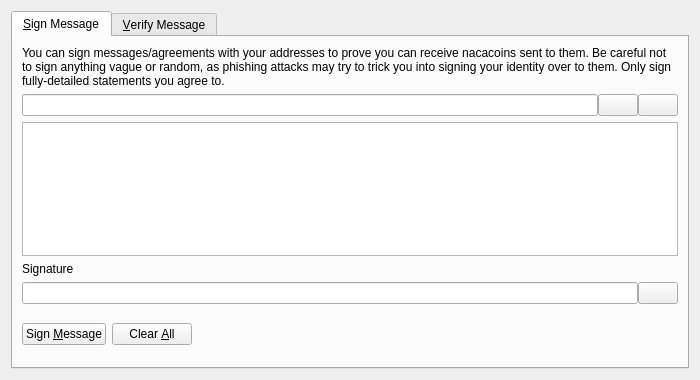
<?xml version="1.0" encoding="UTF-8"?>
<ui version="4.0">
 <class>SignVerifyMessageDialog</class>
 <widget class="QDialog" name="SignVerifyMessageDialog">
  <property name="geometry">
   <rect>
    <x>0</x>
    <y>0</y>
    <width>700</width>
    <height>380</height>
   </rect>
  </property>
  <property name="windowTitle">
   <string>Signatures - Sign / Verify a Message</string>
  </property>
  <property name="modal">
   <bool>true</bool>
  </property>
  <layout class="QVBoxLayout" name="verticalLayout">
   <item>
    <widget class="QTabWidget" name="tabWidget">
     <property name="currentIndex">
      <number>0</number>
     </property>
     <widget class="QWidget" name="tabSignMessage">
      <attribute name="title">
       <string>&amp;Sign Message</string>
      </attribute>
      <layout class="QVBoxLayout" name="verticalLayout_SM">
       <item>
        <widget class="QLabel" name="infoLabel_SM">
         <property name="text">
          <string>You can sign messages/agreements with your addresses to prove you can receive nacacoins sent to them. Be careful not to sign anything vague or random, as phishing attacks may try to trick you into signing your identity over to them. Only sign fully-detailed statements you agree to.</string>
         </property>
         <property name="textFormat">
          <enum>Qt::PlainText</enum>
         </property>
         <property name="wordWrap">
          <bool>true</bool>
         </property>
        </widget>
       </item>
       <item>
        <layout class="QHBoxLayout" name="horizontalLayout_1_SM">
         <property name="spacing">
          <number>0</number>
         </property>
         <item>
          <widget class="QValidatedLineEdit" name="addressIn_SM">
           <property name="toolTip">
            <string>The NaCacoin address to sign the message with</string>
           </property>
          </widget>
         </item>
         <item>
          <widget class="QPushButton" name="addressBookButton_SM">
           <property name="toolTip">
            <string>Choose previously used address</string>
           </property>
           <property name="text">
            <string/>
           </property>
           <property name="icon">
            <iconset resource="../bitcoin.qrc">
             <normaloff>:/icons/address-book</normaloff>:/icons/address-book</iconset>
           </property>
           <property name="shortcut">
            <string>Alt+A</string>
           </property>
           <property name="autoDefault">
            <bool>false</bool>
           </property>
          </widget>
         </item>
         <item>
          <widget class="QPushButton" name="pasteButton_SM">
           <property name="toolTip">
            <string>Paste address from clipboard</string>
           </property>
           <property name="text">
            <string/>
           </property>
           <property name="icon">
            <iconset resource="../bitcoin.qrc">
             <normaloff>:/icons/editpaste</normaloff>:/icons/editpaste</iconset>
           </property>
           <property name="shortcut">
            <string>Alt+P</string>
           </property>
           <property name="autoDefault">
            <bool>false</bool>
           </property>
          </widget>
         </item>
        </layout>
       </item>
       <item>
        <widget class="QPlainTextEdit" name="messageIn_SM">
         <property name="toolTip">
          <string>Enter the message you want to sign here</string>
         </property>
        </widget>
       </item>
       <item>
        <widget class="QLabel" name="signatureLabel_SM">
         <property name="text">
          <string>Signature</string>
         </property>
         <property name="textFormat">
          <enum>Qt::PlainText</enum>
         </property>
        </widget>
       </item>
       <item>
        <layout class="QHBoxLayout" name="horizontalLayout_2_SM">
         <property name="spacing">
          <number>0</number>
         </property>
         <item>
          <widget class="QLineEdit" name="signatureOut_SM">
           <property name="font">
            <font>
             <italic>true</italic>
            </font>
           </property>
           <property name="readOnly">
            <bool>true</bool>
           </property>
          </widget>
         </item>
         <item>
          <widget class="QPushButton" name="copySignatureButton_SM">
           <property name="toolTip">
            <string>Copy the current signature to the system clipboard</string>
           </property>
           <property name="text">
            <string/>
           </property>
           <property name="icon">
            <iconset resource="../bitcoin.qrc">
             <normaloff>:/icons/editcopy</normaloff>:/icons/editcopy</iconset>
           </property>
           <property name="autoDefault">
            <bool>false</bool>
           </property>
          </widget>
         </item>
        </layout>
       </item>
       <item>
        <layout class="QHBoxLayout" name="horizontalLayout_3_SM">
         <item>
          <widget class="QPushButton" name="signMessageButton_SM">
           <property name="toolTip">
            <string>Sign the message to prove you own this NaCacoin address</string>
           </property>
           <property name="text">
            <string>Sign &amp;Message</string>
           </property>
           <property name="icon">
            <iconset resource="../bitcoin.qrc">
             <normaloff>:/icons/edit</normaloff>:/icons/edit</iconset>
           </property>
           <property name="autoDefault">
            <bool>false</bool>
           </property>
          </widget>
         </item>
         <item>
          <widget class="QPushButton" name="clearButton_SM">
           <property name="toolTip">
            <string>Reset all sign message fields</string>
           </property>
           <property name="text">
            <string>Clear &amp;All</string>
           </property>
           <property name="icon">
            <iconset resource="../bitcoin.qrc">
             <normaloff>:/icons/remove</normaloff>:/icons/remove</iconset>
           </property>
           <property name="autoDefault">
            <bool>false</bool>
           </property>
          </widget>
         </item>
         <item>
          <spacer name="horizontalSpacer_1_SM">
           <property name="orientation">
            <enum>Qt::Horizontal</enum>
           </property>
           <property name="sizeHint" stdset="0">
            <size>
             <width>40</width>
             <height>48</height>
            </size>
           </property>
          </spacer>
         </item>
         <item>
          <widget class="QLabel" name="statusLabel_SM">
           <property name="font">
            <font>
             <weight>75</weight>
             <bold>true</bold>
            </font>
           </property>
           <property name="text">
            <string/>
           </property>
           <property name="wordWrap">
            <bool>true</bool>
           </property>
          </widget>
         </item>
         <item>
          <spacer name="horizontalSpacer_2_SM">
           <property name="orientation">
            <enum>Qt::Horizontal</enum>
           </property>
           <property name="sizeHint" stdset="0">
            <size>
             <width>40</width>
             <height>48</height>
            </size>
           </property>
          </spacer>
         </item>
        </layout>
       </item>
      </layout>
     </widget>
     <widget class="QWidget" name="tabVerifyMessage">
      <attribute name="title">
       <string>&amp;Verify Message</string>
      </attribute>
      <layout class="QVBoxLayout" name="verticalLayout_VM">
       <item>
        <widget class="QLabel" name="infoLabel_VM">
         <property name="text">
          <string>Enter the receiver's address, message (ensure you copy line breaks, spaces, tabs, etc. exactly) and signature below to verify the message. Be careful not to read more into the signature than what is in the signed message itself, to avoid being tricked by a man-in-the-middle attack. Note that this only proves the signing party receives with the address, it cannot prove sendership of any transaction!</string>
         </property>
         <property name="textFormat">
          <enum>Qt::PlainText</enum>
         </property>
         <property name="alignment">
          <set>Qt::AlignLeading|Qt::AlignLeft|Qt::AlignTop</set>
         </property>
         <property name="wordWrap">
          <bool>true</bool>
         </property>
        </widget>
       </item>
       <item>
        <layout class="QHBoxLayout" name="horizontalLayout_1_VM">
         <property name="spacing">
          <number>0</number>
         </property>
         <item>
          <widget class="QValidatedLineEdit" name="addressIn_VM">
           <property name="toolTip">
            <string>The NaCacoin address the message was signed with</string>
           </property>
          </widget>
         </item>
         <item>
          <widget class="QPushButton" name="addressBookButton_VM">
           <property name="toolTip">
            <string>Choose previously used address</string>
           </property>
           <property name="text">
            <string/>
           </property>
           <property name="icon">
            <iconset resource="../bitcoin.qrc">
             <normaloff>:/icons/address-book</normaloff>:/icons/address-book</iconset>
           </property>
           <property name="shortcut">
            <string>Alt+A</string>
           </property>
           <property name="autoDefault">
            <bool>false</bool>
           </property>
          </widget>
         </item>
        </layout>
       </item>
       <item>
        <widget class="QPlainTextEdit" name="messageIn_VM"/>
       </item>
       <item>
        <widget class="QValidatedLineEdit" name="signatureIn_VM"/>
       </item>
       <item>
        <layout class="QHBoxLayout" name="horizontalLayout_2_VM">
         <item>
          <widget class="QPushButton" name="verifyMessageButton_VM">
           <property name="toolTip">
            <string>Verify the message to ensure it was signed with the specified NaCacoin address</string>
           </property>
           <property name="text">
            <string>Verify &amp;Message</string>
           </property>
           <property name="icon">
            <iconset resource="../bitcoin.qrc">
             <normaloff>:/icons/transaction_0</normaloff>:/icons/transaction_0</iconset>
           </property>
           <property name="autoDefault">
            <bool>false</bool>
           </property>
          </widget>
         </item>
         <item>
          <widget class="QPushButton" name="clearButton_VM">
           <property name="toolTip">
            <string>Reset all verify message fields</string>
           </property>
           <property name="text">
            <string>Clear &amp;All</string>
           </property>
           <property name="icon">
            <iconset resource="../bitcoin.qrc">
             <normaloff>:/icons/remove</normaloff>:/icons/remove</iconset>
           </property>
           <property name="autoDefault">
            <bool>false</bool>
           </property>
          </widget>
         </item>
         <item>
          <spacer name="horizontalSpacer_1_VM">
           <property name="orientation">
            <enum>Qt::Horizontal</enum>
           </property>
           <property name="sizeHint" stdset="0">
            <size>
             <width>40</width>
             <height>48</height>
            </size>
           </property>
          </spacer>
         </item>
         <item>
          <widget class="QLabel" name="statusLabel_VM">
           <property name="font">
            <font>
             <weight>75</weight>
             <bold>true</bold>
            </font>
           </property>
           <property name="text">
            <string/>
           </property>
           <property name="wordWrap">
            <bool>true</bool>
           </property>
          </widget>
         </item>
         <item>
          <spacer name="horizontalSpacer_2_VM">
           <property name="orientation">
            <enum>Qt::Horizontal</enum>
           </property>
           <property name="sizeHint" stdset="0">
            <size>
             <width>40</width>
             <height>48</height>
            </size>
           </property>
          </spacer>
         </item>
        </layout>
       </item>
      </layout>
     </widget>
    </widget>
   </item>
  </layout>
 </widget>
 <customwidgets>
  <customwidget>
   <class>QValidatedLineEdit</class>
   <extends>QLineEdit</extends>
   <header>qt/qvalidatedlineedit.h</header>
  </customwidget>
 </customwidgets>
 <resources>
  <include location="../bitcoin.qrc"/>
 </resources>
 <connections/>
</ui>
